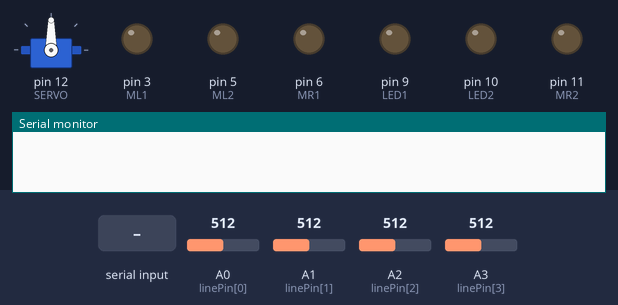
This sketch was run on a simulated Arduino Nano, built with avr-gcc and run on an emulated ATmega328P. Parts: servo, output pins drawn as LEDs (lit = HIGH), the last lines printed to the serial monitor. The test bench sets the inputs (shaded band); at power-on: A0 (linePin[0]) = 512, A1 (linePin[1]) = 512, A2 (linePin[2]) = 512, A3 (linePin[3]) = 512.

Above: at 1.2 s.
1.3 s: "s" received over Serial
At 4.1 s:
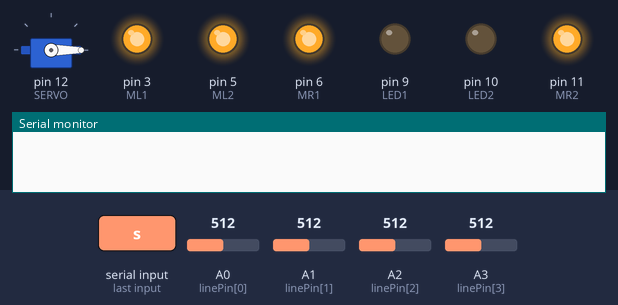
4.3 s: "L" received over Serial
At 4.7 s:
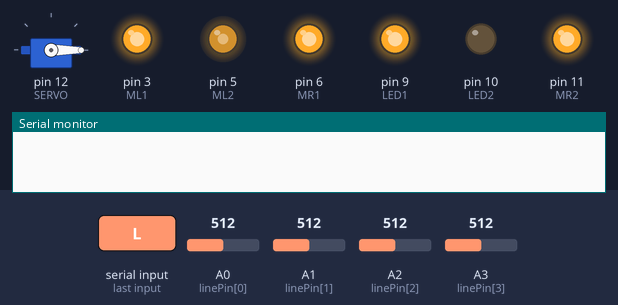
5.8 s: "r" received over Serial
At 7.0 s:
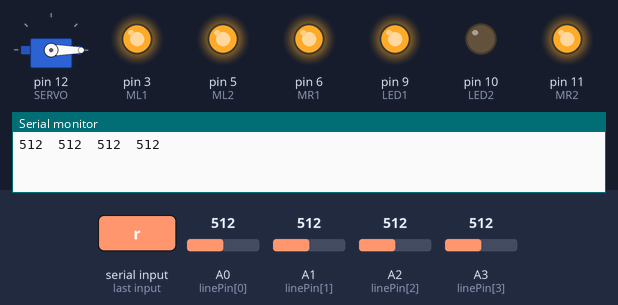
7.3 s: "R" received over Serial
At 8.2 s:
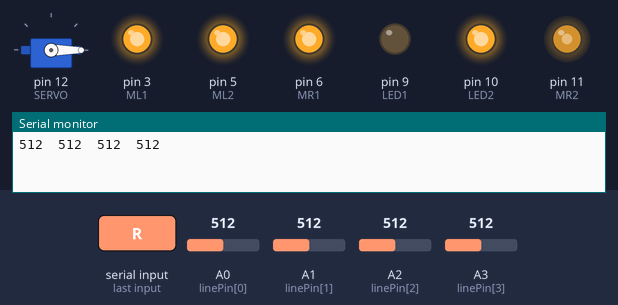
8.8 s: "r" received over Serial
At 9.4 s:
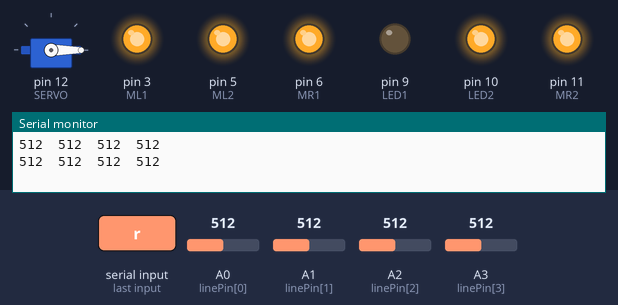
10.3 s: "L" received over Serial
At 11.7 s:
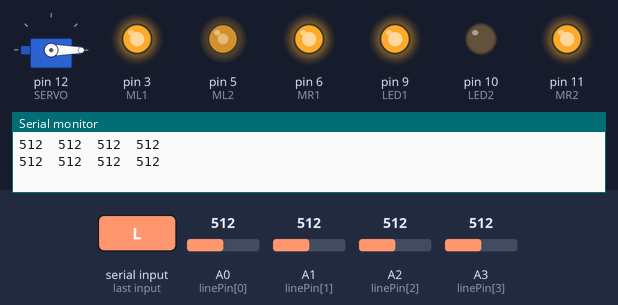
Timing chart, 0 to 12.8 s (numbered marks = the images above; inputs shaded):
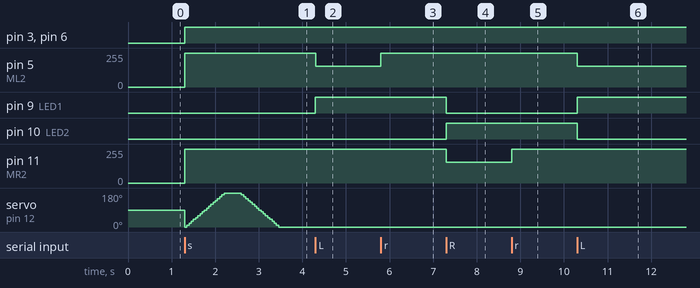

Measured:
- after the input at 1.3 s, pin 3 (ML1), pin 6 (MR1): LOW → HIGH at once; pin 5 (ML2), pin 11 (MR2): 0/255 → 255/255 at once
- after the input at 4.3 s, pin 5 (ML2): 255/255 → 155/255 at once; pin 9 (LED1): LOW → HIGH at once
- after the input at 5.8 s, pin 5 (ML2): 155/255 → 255/255 at once
- after the input at 7.3 s, pin 9 (LED1): HIGH → LOW at once; pin 10 (LED2): LOW → HIGH at once; pin 11 (MR2): 255/255 → 155/255 at once
- after the input at 8.8 s, pin 11 (MR2): 155/255 → 255/255 at once
- after the input at 10.3 s, pin 5 (ML2): 255/255 → 155/255 at once; pin 9 (LED1): LOW → HIGH at once; pin 10 (LED2): HIGH → LOW at once

The sketch:

walker3s_green_test_BT.ino
```cpp
// Walker 3s test
// GREEN EDITION
// button control
// Arduino nano, 2*TA6586, Servo, 4 LED, 1 button
// 15.11.2026


#include <Servo.h>

Servo myservo;
const byte NUM_LINE = 4;
int line[NUM_LINE];

const float kV = 0.008;

const byte LED1 = 9;
const byte LED2 = 10;
const byte BUTTON = 2;
const byte ML1 = 3;
const byte ML2 = 5;
const byte MR1 = 6;
const byte MR2 = 11;
const byte SERVO = 12;
const byte SLED_PIN = 8;
const byte VMETER = A7;
byte linePin[NUM_LINE] = { A0, A1, A2, A3 };

bool state = false;

void readLine() {  //read line sensors
  for (int i = 0; i < NUM_LINE; i++) {
    line[i] = analogRead(linePin[i]);
  }
}

void printLine() {  // read and print line sensors
  readLine();
  for (int i = 0; i < NUM_LINE; i++) {
    Serial.print(line[i]);
    Serial.print("  ");
  }
  Serial.println();
}

float getVoltage() {  // returns voltage of power supply
  return kV * analogRead(VMETER);
}

void drive(int left, int right) {  // motor control
  left = constrain(left, -255, 255);
  right = constrain(right, -255, 255);

  if (left > 0) {
    digitalWrite(ML1, 1);
    analogWrite(ML2, 255 - left);
  } else {
    digitalWrite(ML2, 1);
    analogWrite(ML1, 255 + left);
  }

  if (right > 0) {
    digitalWrite(MR1, 1);
    analogWrite(MR2, 255 - right);
  } else {
    digitalWrite(MR2, 1);
    analogWrite(MR1, 255 + right);
  }
}  // end of drive()


void setup() {
  Serial.begin(9600);
  pinMode(LED1, OUTPUT);
  pinMode(LED2, OUTPUT);
  pinMode(ML1, OUTPUT);
  pinMode(ML2, OUTPUT);
  pinMode(MR1, OUTPUT);
  pinMode(MR2, OUTPUT);
  pinMode(BUTTON, INPUT_PULLUP);
  myservo.attach(SERVO);

}  // end of setup()

void loop() {
  if (Serial.available()) {
    char ch = Serial.read();
    if (ch == 'i') {
      //get info
      Serial.print("Voltage=");
      Serial.println(getVoltage());
      printLine();
    } else if (ch == 'r') {
      //read sensors
      printLine();
      drive(0, 0);
    } else if (ch == 'L') {
      //left motor
      digitalWrite(LED1, 1);
      digitalWrite(LED2, 0);
      drive(100, 0);
    } else if (ch == 'R') {
      //right motor
      digitalWrite(LED1, 0);
      digitalWrite(LED2, 1);
      drive(0, 100);
    } else if (ch == 's') {
      //servo test
      drive(0, 0);
      for (int i = 0; i <= 180; i = i + 10) {
        myservo.write(i);
        delay(50);
      }
      delay(300);
      for (int i = 180; i >= 0; i = i - 10) {
        myservo.write(i);
        delay(50);
      }

    } else {
      //do nothing
      //drive(0, 0);
      //digitalWrite(LED1, 0);
      //digitalWrite(LED2, 0);
    }
  }
}
```
